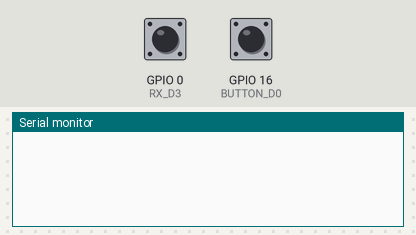
The program below on a simulated ESP8266 (Wemos D1 mini). Parts: the last lines printed to the serial monitor. The inputs (shaded band) are chosen by the test bench; at power-on: GPIO 16 (BUTTON_D0) LOW, GPIO 0 (RX_D3) HIGH.

Above: at 1.2 s.
1.3 s: GPIO 16 (BUTTON_D0) pulled HIGH for 0.15 s
At 2.8 s:
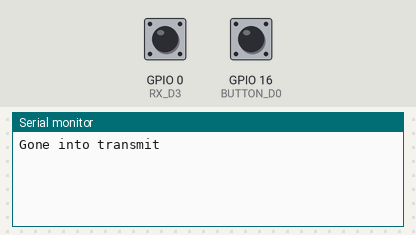
At 7.0 s:
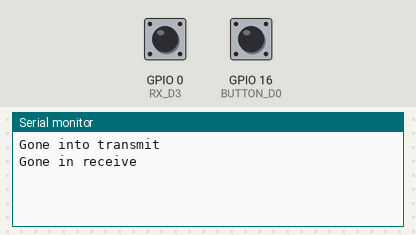

Measured:
- after the input at 1.3 s, the serial monitor: prints a new line after 0.05 s (image 1)

The program:

main.cpp
```cpp
// Author: Filip Georgiev - filip.vic.georgiev@gmail.com
// Got inspiration from: https://github.com/BirchJD/RPi_433MHz


#include <Arduino.h>
#include <ESP8266WiFi.h>


// Pin variables
#define BUTTON_D0 16
#define RX_D3 0
#define TX_D1 5


//Communication variables
// Digital level to switch transmitter off.
#define TX_OFF_LEVEL 0
// Digital level to switch transmitter on.
#define TX_ON_LEVEL 1

// Period to signify end of Tx message. In milisec
#define TX_END_PERIOD (0.04 * 1000)
#define TX_LEVEL_PERIOD (0.002 * 1000)

// Period to signify end of Rx message. In microsec
#define RX_END_PERIOD (0.04 * 1000000)
#define RX_REJECT_PERIOD (0.0015 * 1000000)

// Timeout for transmission message. In millisec
#define TX_TIMEOUT 5000

// Smallest period of high or low signal to consider noise rather than data, and flag as bad data. In microsec
// Start bits transmitted to signify start of transmission.
#define RX_START_BITS 1
// Minimum received valid packet size.
#define MIN_RX_BYTES 4

#define TX_START_BITS 1


#define PACKET_SIZE 4
#define MAX_DATA_SIZE 255


// Initialise data.
bool StartBitFlag = true;
unsigned int ThisPeriod = RX_END_PERIOD;
unsigned int StartBitPeriod = RX_END_PERIOD;
unsigned int LastBitPeriod = RX_END_PERIOD;
int LastGpioLevel = 1;
int BitCount = 0;
int ByteDataCount = 0;
int ByteData[MAX_DATA_SIZE];

int CurrentTxLevel;

int PACKET_SIGNATURE[PACKET_SIZE] = {0x63, 0xF9, 0x5C, 0x1B};

struct DataPacket {
  int signature[PACKET_SIZE];
  int data_length = 0;
  int data[MAX_DATA_SIZE];
  int checksum = 0;
}packet;


//Button variables
int buttonState;
int lastButtonState = LOW;

unsigned long lastDebounceTime = 0;
unsigned long debounceDelay = 50;

//state
enum receive_transmit {button_wait_signal, receive_state, transmit_state, wifi_connect, connected}state;
unsigned long transmit_time;

void setup() {

  pinMode(TX_D1, OUTPUT);
  pinMode(BUTTON_D0, INPUT);
  pinMode(RX_D3, INPUT_PULLUP);

  state = button_wait_signal;


  Serial.begin(9600);

}


void button_wait()
{
  int reading = digitalRead(BUTTON_D0);

  if (reading != lastButtonState) {
    lastDebounceTime = millis();
  }

  if ((millis() - lastDebounceTime) > debounceDelay) {
    if (reading != buttonState) {
      buttonState = reading;

      if (buttonState == HIGH) {

        state = transmit_state;
        Serial.println("Gone into transmit");
        transmit_time = millis();
        return;


      }
    }
  }

  lastButtonState = reading;
}


void reset_data()
{
	StartBitFlag = true;
	StartBitPeriod = RX_END_PERIOD;
	BitCount = 0;
	memset(ByteData, 0, (sizeof(int) * ByteDataCount));
	ByteDataCount = 0;

	memset(packet.signature, 0, (sizeof(int) * PACKET_SIZE));
	memset(packet.data, 0, (sizeof(int) * packet.data_length));
	packet.data_length = 0;
	packet.checksum = 0;
}

void Tx433Byte(int data)
{
  uint8_t BitMask = ( 1 << 7 );
  for (size_t i = 0; i < 8; i++)
  {
    uint8_t Bit = (data & BitMask);
    BitMask = (BitMask >> 1);

    if(CurrentTxLevel == TX_OFF_LEVEL)
    {
      CurrentTxLevel = TX_ON_LEVEL;
    }
    else
    {
      CurrentTxLevel = TX_OFF_LEVEL;
    }

    digitalWrite(TX_D1, CurrentTxLevel);
    delay(TX_LEVEL_PERIOD);

    if(Bit > 0)
    {
      delay(TX_LEVEL_PERIOD);
    }

  }

}


void transmit()
{
  int message_size = 6;
  char message[message_size] = "Hello";

  packet.signature[0] = 0x63;
	packet.signature[1] = 0xF9;
	packet.signature[2] = 0x5C;
	packet.signature[3] = 0x1B;

  packet.data_length = message_size - 1; // no end character
  packet.checksum = 0;
  for (int i = 0; i < packet.data_length; i++)
  {
    packet.data[i] = message[i];
    packet.checksum ^= packet.data[i];
  }

  CurrentTxLevel = TX_ON_LEVEL;
  digitalWrite(TX_D1, CurrentTxLevel);

  for (int i = 0; i < TX_START_BITS; i++)
  {
    delay(TX_LEVEL_PERIOD);
  }

  for (int i = 0; i < PACKET_SIZE; i++)
  {
    Tx433Byte(packet.signature[i]);
  }

  Tx433Byte(packet.data_length);

  for (int i = 0; i < packet.data_length; i++)
  {
    Tx433Byte(packet.data[i]);
  }

  Tx433Byte(packet.checksum);

  CurrentTxLevel = TX_OFF_LEVEL;
  digitalWrite(TX_D1, CurrentTxLevel);

  delay(TX_END_PERIOD);

  if((millis() - transmit_time) > TX_TIMEOUT)
  {
    Serial.println("Gone in receive");
    state = receive_state;
    digitalWrite(TX_D1, TX_OFF_LEVEL);
    return;
  }

}

void receive()
{
  // Check if data is currently being received.
  unsigned int ThisPeriod = micros();
  unsigned int DiffPeriod = ThisPeriod - LastBitPeriod;

  //If data level changes, decode long period = 1, short period = 0.
  int GpioLevel = digitalRead(RX_D3);
  //cout<< GpioLevel << endl;
  if (GpioLevel != LastGpioLevel)
  {
    //Ignore noise.
    if (DiffPeriod > RX_REJECT_PERIOD)
    {
      //Wait for start of communication.
      if (StartBitFlag == true)
      {
        //Calculate start bit period, consider as period for all following bits.
        if (StartBitPeriod == RX_END_PERIOD)
        {
          StartBitPeriod = ThisPeriod;
        }
        else
        {
          StartBitPeriod = (ThisPeriod - StartBitPeriod) * 0.90;
          StartBitFlag = false;
        }
      }
      else
      {
        if (DiffPeriod < StartBitPeriod)
        {
          StartBitPeriod = DiffPeriod;
        }

        //Receiving a data level, convert into a data bit.
        int Bits = (int)(round(DiffPeriod / StartBitPeriod));
        if ((BitCount % 8) == 0)
        {
          ByteData[ByteDataCount] = 0;
          yield(); //needed so that esp8266 can function correctly
          ByteDataCount += 1;
        }
        BitCount += 1;
        ByteData[ByteDataCount - 1] = (ByteData[ByteDataCount - 1] << 1);
        if(Bits > 1)
        {
          ByteData[ByteDataCount - 1] |= 1;
        }
      }
      LastBitPeriod = ThisPeriod;
    }
    LastGpioLevel = GpioLevel;
  }
  else if(DiffPeriod > RX_END_PERIOD)
  {
    //End of data reception.
    if((ByteDataCount >= MIN_RX_BYTES) && (StartBitPeriod > RX_REJECT_PERIOD))
    {
      int DataCount = 0;
      //Validate packet signature
      bool MatchFlag = true;
      for (int i = 0; i < PACKET_SIZE; i++) //packet signature
      {
        packet.signature[i] = ByteData[DataCount];
        if (packet.signature[DataCount] != PACKET_SIGNATURE[i])
        {
          MatchFlag = false;
          break;
        }
        DataCount += 1;
      }
      if (MatchFlag == false)
      {
        Serial.println("INVALID PACKET SIGNATURE");
      }
      else
      {
        packet.data_length = ByteData[DataCount];
        DataCount += 1;
        for (int i = 0; i < packet.data_length; i++)
        {
          packet.data[i] = ByteData[DataCount];
          DataCount += 1;
        }
        packet.checksum = ByteData[DataCount];
        DataCount += 1;

        int Checksum = 0;
        for (int i = 0; i < packet.data_length; i++)
        {
          Checksum ^= packet.data[i];
        }
        if (Checksum != packet.checksum)
        {
          Serial.println("Invalid Packet Checksum");
        }
        else
        {
          Serial.println("Gone in wifi connect");
          state = wifi_connect;
          return;

        }


      }

    }
    reset_data();

  }

}

void connect_wifi()
{
  char NetworkSSID[MAX_DATA_SIZE];
  char NetworkPassword[MAX_DATA_SIZE];

  bool pass_flag = false; //is data part ssid or password. Evaluated when it sees :, as incoming packet is <SSID>:<password>
  int data_position = 0;

  for (int i = 0; i < packet.data_length; i++)
  {
    if(!pass_flag)
    {
      NetworkSSID[i] = packet.data[i];
      if(NetworkSSID[i] == ':')
      {
        NetworkSSID[i] = '\0';
        pass_flag = true;
        continue;
      }
    }
    else
    {
      NetworkPassword[data_position++] = packet.data[i];
    }
  }
  NetworkPassword[data_position] = '\0';

  WiFi.begin(NetworkSSID, NetworkPassword);
  state = connected;
}

void loop() {

  switch (state)
  {
  case button_wait_signal:
    button_wait();
    break;
  case transmit_state:
    transmit();
    break;
  case receive_state:
    receive();
    break;
  case wifi_connect:
    connect_wifi();
    break;
  case connected:
    break;
  default:
    break;
  }

}
```
